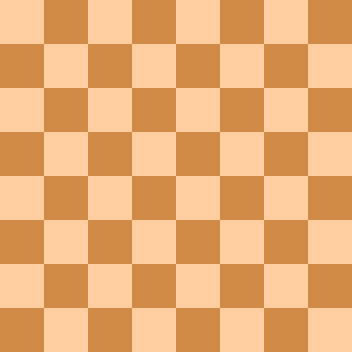
#> input picture GoruntuIsleme/2.Egitim/6-NesneTanima/src/input/flat_chessboard.png, 352 x 352 px
$ jupyter execute 3-CornerDetection.ipynb   (shell and % lines are left out)
#> lines starting #> are read from the running program, lines starting #| are printed output that depends on the picture; after the words box and inside, x2 and y2 are one past the last pixel; in counts of white or black regions, pixels touching at a corner belong together
[cell 1]
import cv2
import numpy as np
import matplotlib .pyplot as plt

[cell 2]
flat_chess = cv2.imread('input/flat_chessboard.png')
#> flat_chess is the input picture: shape (352, 352, 3); mean B, G, R 114.5, 172.5, 232
flat_chess = cv2.cvtColor(flat_chess,cv2.COLOR_BGR2RGB)
plt.imshow(flat_chess)

[cell 3]
# grileştirelim
gray_flat_chess = cv2.cvtColor(flat_chess,cv2.COLOR_BGR2GRAY)
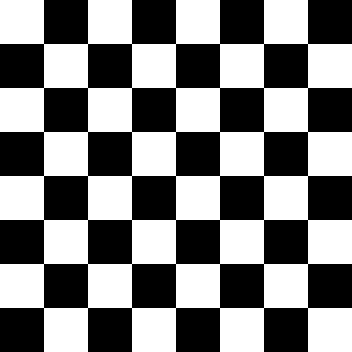
#> gray_flat_chess: shape (352, 352); values 127 (black) and 197 (white), 50% white; 1 white region, box (x1, y1, x2, y2) and area: (0, 0, 352, 352) 61952
plt.imshow(gray_flat_chess,cmap='gray')

[cell 4]
real_chess = cv2.imread('input/real_chessboard.jpg')
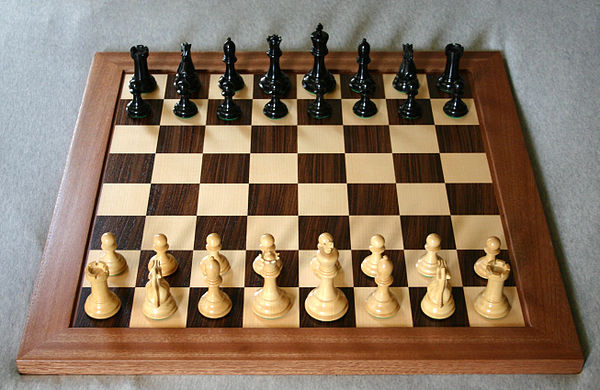
#> input picture GoruntuIsleme/2.Egitim/6-NesneTanima/src/input/real_chessboard.jpg, 600 x 390 px
#> real_chess is the input picture: shape (390, 600, 3); mean B, G, R 98.1, 117.7, 137.5
real_chess = cv2.cvtColor(real_chess,cv2.COLOR_BGR2RGB)
plt.imshow(real_chess)

[cell 5]
gray_real_chess = cv2.cvtColor(real_chess,cv2.COLOR_BGR2GRAY)
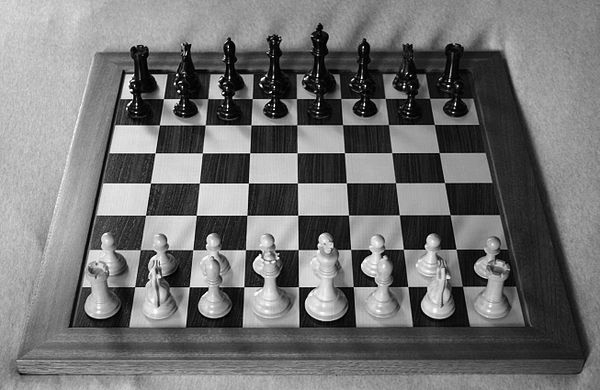
#> gray_real_chess: shape (390, 600); min 0, max 255, mean 114.1
plt.imshow(gray_real_chess,cmap='gray')

# Harris Corner Detection

[cell 6]
gray_flat_chess

[cell 7]
gray = np.float32(gray_flat_chess)

[cell 8]
gray

[cell 9]
gray.shape
#> Out = (352, 352)

[cell 10]
# cornerHarris uygulayalım
dst = cv2.cornerHarris(src=gray,blockSize=2,ksize=3,k=0.04)
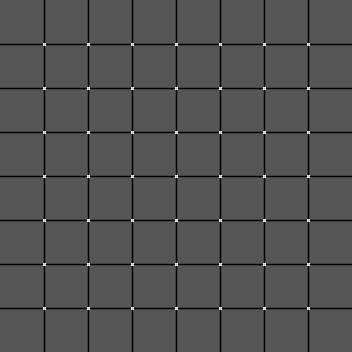
#> dst: shape (352, 352) float32; min -960400, max 1875781.2, mean -48299.9; drawn with min black and max white

dst = cv2.dilate(dst,None)
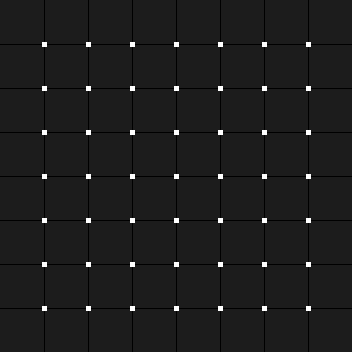
#> dst: shape (352, 352) float32; min -240100, max 1875781.2, mean 9945.3; drawn with min black and max white

flat_chess[dst>0.01*dst.max()]=[255,0,0]
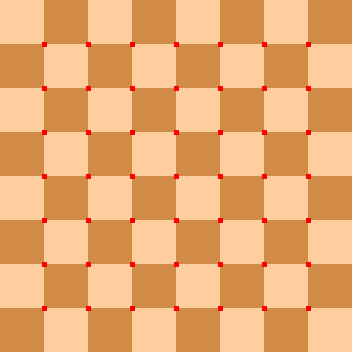
#> flat_chess: shape (352, 352, 3); mean R, G, B 232.2, 170.8, 113.4

plt.imshow(flat_chess)

İlk satırda cv2.cornerHarris() fonksiyonu çağrılıyor. Bu fonksiyon, köşe tespiti için Harris köşe tespitme algoritmasını uygular. İşte kullanılan parametrelerin açıklamaları:<br>
    src=gray: Bu, köşelerin tespit edileceği gri tonlamalı görüntüdür. gray adlı bir değişken olarak tanımlanmış olmalıdır.<br>
    blockSize=2: Kare köşe tespitme algoritmasında kullanılan pencere boyutudur.<br>
    ksize=3: Sobel operatörü için kullanılan kenar tespitme filtresinin boyutudur.<br>
    k=0.04: Harris köşe tespitme algoritmasındaki bir sabittir.<br>
<br>
dst adlı bir değişkene, köşelerin yoğunluk değerlerini içeren bir matris atanır.<br>
<br>
Ardından, cv2.dilate() fonksiyonu kullanılarak köşeler üzerinde morfolojik bir genişletme işlemi gerçekleştirilir. Bu, köşeleri daha belirgin hale getirmeye yardımcı olur.<br>
<br>
Sonraki satır, flat_chess adlı bir görüntüde, belirli bir eşik değerinin üzerindeki köşeleri işaretlemek için bir maskenin oluşturulduğu yerdir. Bu maskenin içindeki pikseller,tespit edilen köşeleri görselleştirmek için kırmızı renge atanır.<br>
    dst>0.01*dst.max(): Bu ifade, dst matrisindeki değerlerin en büyüğünün %1'inden daha büyük olan pikselleri seçer. Bu, eşik değerinin %1 olduğunu ve piksellerin bu eşikdeğerinden büyük olanlarının işaretleneceğini belirtir.<br>
    [255,0,0]: Bu, seçilen piksellerin renk değerleridir. Burada, kırmızı rengin BGR (mavi, yeşil, kırmızı) formatında ifadesidir.

### Gerçek bir satranç tahtasında sonuç nasıl olacak

[cell 11]
gray = np.float32(gray_real_chess)
#> gray: shape (390, 600) float32

dst = cv2.cornerHarris(src=gray,blockSize=2,ksize=3,k=0.04)
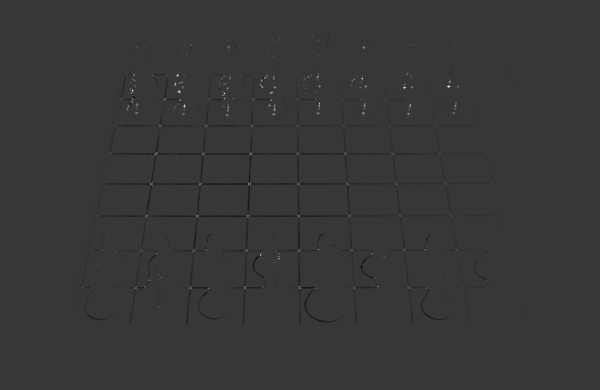
#> dst: shape (390, 600) float32; min -86200656, max 311296704, mean -362415.7; drawn with min black and max white

dst = cv2.dilate(dst,None)
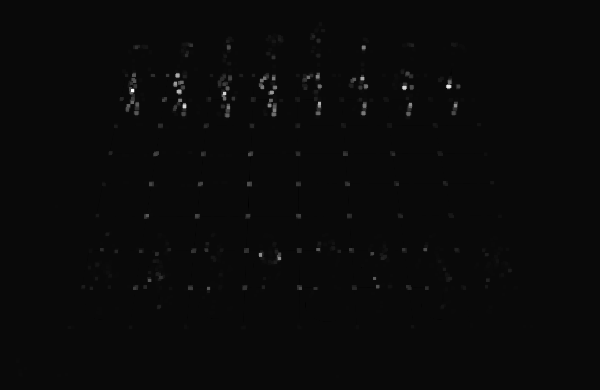
#> dst: shape (390, 600) float32; min -12255999, max 311296704, mean 1100786.9; drawn with min black and max white

real_chess[dst>0.01*dst.max()]=[255,0,0]
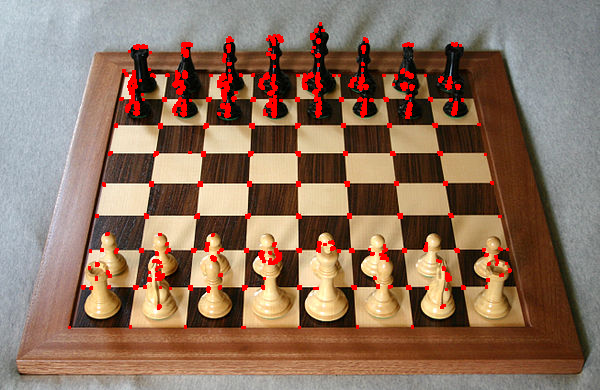
#> real_chess: shape (390, 600, 3); mean R, G, B 142.2, 114.9, 95.9

plt.imshow(real_chess)

## Shi-Tomasi Corner Detector & Good Features to Track

[cell 12]
flat_chess = cv2.imread('input/flat_chessboard.png')
flat_chess = cv2.cvtColor(flat_chess,cv2.COLOR_BGR2RGB)
gray_flat_chess = cv2.cvtColor(flat_chess,cv2.COLOR_BGR2GRAY)

[cell 13]
corners = cv2.goodFeaturesToTrack(gray_flat_chess,5,0.01,10)
#> corners = [[308, 308], [264, 308], [220, 308], [176, 308], [132, 308]]
corners = np.int0(corners)

for i in corners:
    x,y = i.ravel()
    cv2.circle(flat_chess,(x,y),3,255,-1)
#> this loop made 5 passes
#> (i, x) on passes 1 to 5: ([[308, 308]], 308), ([[264, 308]], 264), ([[220, 308]], 220), ([[176, 308]], 176), ([[132, 308]], 132)
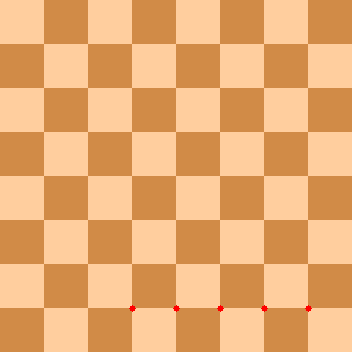
#> flat_chess: shape (352, 352, 3); mean R, G, B 232, 172.3, 114.4

plt.imshow(flat_chess)
